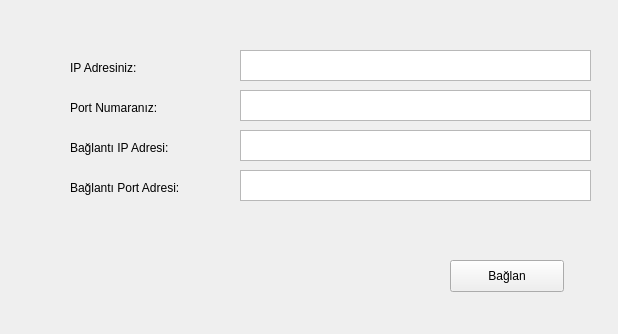
<?xml version="1.0" encoding="UTF-8"?>
<ui version="4.0">
 <class>openning_window</class>
 <widget class="QMainWindow" name="openning_window">
  <property name="geometry">
   <rect>
    <x>0</x>
    <y>0</y>
    <width>618</width>
    <height>334</height>
   </rect>
  </property>
  <property name="windowTitle">
   <string>openning_window</string>
  </property>
  <widget class="QWidget" name="centralWidget">
   <widget class="QTextEdit" name="et_ip">
    <property name="geometry">
     <rect>
      <x>240</x>
      <y>50</y>
      <width>351</width>
      <height>31</height>
     </rect>
    </property>
   </widget>
   <widget class="QTextEdit" name="et_port">
    <property name="geometry">
     <rect>
      <x>240</x>
      <y>90</y>
      <width>351</width>
      <height>31</height>
     </rect>
    </property>
   </widget>
   <widget class="QTextEdit" name="et_c_port">
    <property name="geometry">
     <rect>
      <x>240</x>
      <y>170</y>
      <width>351</width>
      <height>31</height>
     </rect>
    </property>
   </widget>
   <widget class="QTextEdit" name="et_c_ip">
    <property name="geometry">
     <rect>
      <x>240</x>
      <y>130</y>
      <width>351</width>
      <height>31</height>
     </rect>
    </property>
   </widget>
   <widget class="QLabel" name="label">
    <property name="geometry">
     <rect>
      <x>70</x>
      <y>60</y>
      <width>151</width>
      <height>16</height>
     </rect>
    </property>
    <property name="text">
     <string>IP Adresiniz:</string>
    </property>
   </widget>
   <widget class="QLabel" name="label_2">
    <property name="geometry">
     <rect>
      <x>70</x>
      <y>100</y>
      <width>161</width>
      <height>16</height>
     </rect>
    </property>
    <property name="text">
     <string>Port Numaranız:</string>
    </property>
   </widget>
   <widget class="QLabel" name="label_3">
    <property name="geometry">
     <rect>
      <x>70</x>
      <y>180</y>
      <width>161</width>
      <height>16</height>
     </rect>
    </property>
    <property name="text">
     <string>Bağlantı Port Adresi:</string>
    </property>
   </widget>
   <widget class="QLabel" name="label_4">
    <property name="geometry">
     <rect>
      <x>70</x>
      <y>140</y>
      <width>151</width>
      <height>16</height>
     </rect>
    </property>
    <property name="text">
     <string>Bağlantı IP Adresi:</string>
    </property>
   </widget>
   <widget class="QPushButton" name="btn_connect">
    <property name="geometry">
     <rect>
      <x>450</x>
      <y>260</y>
      <width>114</width>
      <height>32</height>
     </rect>
    </property>
    <property name="text">
     <string>Bağlan</string>
    </property>
   </widget>
  </widget>
 </widget>
 <layoutdefault spacing="6" margin="11"/>
 <resources/>
 <connections/>
</ui>
